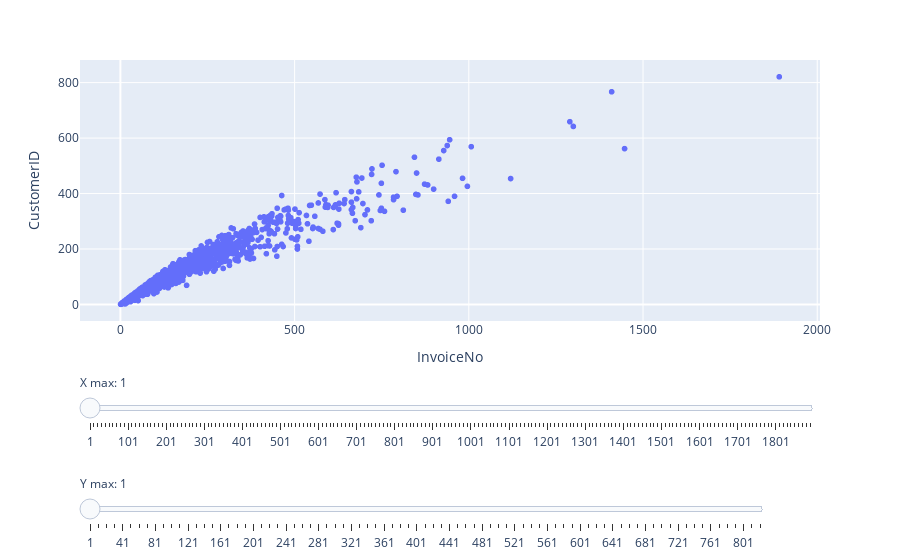

Notebook code for this chart:
### Code cell
# Basic interactive scatter plot
fig = px.scatter(
    products,        # your DataFrame
    x="InvoiceNo",      # column for x-axis
    y="CustomerID",      # column for y-axis
    # color="Country",  # optional: color by category
    # size="size_column",       # optional: marker size
    # hover_data=["col1", "col2"],  # optional: extra info on hover
    # title="Your Plot Title"       # optional: chart title
)

# X-axis slider (horizontal, bottom)
x_slider = dict(
    active=0,
    currentvalue={"prefix": "X max: "},
    pad={"t": 50},
    x=0,   # horizontal position
    y=0,     # vertical position
    steps=[
        {"label": str(i),
         "method": "relayout",
         "args": [{"xaxis.range": [0, i]}]}
        for i in range(int(products["InvoiceNo"].min()), int(products["InvoiceNo"].max())+1, 10)
    ]
)
# Y-axis slider (vertical, next to y-axis)
y_slider = dict(
    active=0,
    currentvalue={"prefix": "Y max: "},
    pad={"r": 50},   # right padding
    x=0,             # position next to Y-axis
    y=-0.5,           # vertical center
    
    steps=[
        {"label": str(i),
         "method": "relayout",
         "args": [{"yaxis.range": [0, i]}]}
        for i in range(int(products["CustomerID"].min()), int(products["CustomerID"].max())+1, 10)
    ]
)

# Add sliders for X and Y axis ranges
fig.update_layout(sliders=[x_slider, y_slider])

fig.show()

### Figure 1 — Plotly figure (JSON) as saved in the notebook; plotly's stock layout.template omitted (floating-point values rounded to 4 significant figures; data arrays with more than 128 entries replaced by an {"elided": "..."} marker saying what was removed)
{"data": [{"hovertemplate": "InvoiceNo=%{x}<br>CustomerID=%{y}<extra></extra>", "legendgroup": "", "marker": {"color": "#636efa", "symbol": "circle"}, "mode": "markers", "name": "", "showlegend": false, "type": "scattergl", "x": {"elided": "3620 int values"}, "xaxis": "x", "y": {"elided": "3620 int values"}, "yaxis": "y"}], "layout": {"legend": {"tracegroupgap": 0}, "margin": {"t": 60}, "sliders": [{"active": 0, "currentvalue": {"prefix": "X max: "}, "pad": {"t": 50}, "steps": [{"args": [{"xaxis.range": [0, 1]}], "label": "1", "method": "relayout"}, {"args": [{"xaxis.range": [0, 11]}], "label": "11", "method": "relayout"}, {"args": [{"xaxis.range": [0, 21]}], "label": "21", "method": "relayout"}, {"args": [{"xaxis.range": [0, 31]}], "label": "31", "method": "relayout"}, {"args": [{"xaxis.range": [0, 41]}], "label": "41", "method": "relayout"}, {"args": [{"xaxis.range": [0, 51]}], "label": "51", "method": "relayout"}, {"args": [{"xaxis.range": [0, 61]}], "label": "61", "method": "relayout"}, {"args": [{"xaxis.range": [0, 71]}], "label": "71", "method": "relayout"}, {"args": [{"xaxis.range": [0, 81]}], "label": "81", "method": "relayout"}, {"args": [{"xaxis.range": [0, 91]}], "label": "91", "method": "relayout"}, {"args": [{"xaxis.range": [0, 101]}], "label": "101", "method": "relayout"}, {"args": [{"xaxis.range": [0, 111]}], "label": "111", "method": "relayout"}, {"args": [{"xaxis.range": [0, 121]}], "label": "121", "method": "relayout"}, {"args": [{"xaxis.range": [0, 131]}], "label": "131", "method": "relayout"}, {"args": [{"xaxis.range": [0, 141]}], "label": "141", "method": "relayout"}, {"args": [{"xaxis.range": [0, 151]}], "label": "151", "method": "relayout"}, {"args": [{"xaxis.range": [0, 161]}], "label": "161", "method": "relayout"}, {"args": [{"xaxis.range": [0, 171]}], "label": "171", "method": "relayout"}, {"args": [{"xaxis.range": [0, 181]}], "label": "181", "method": "relayout"}, {"args": [{"xaxis.range": [0, 191]}], "label": "191", "method": "relayout"}, {"args": [{"xaxis.range": [0, 201]}], "label": "201", "method": "relayout"}, {"args": [{"xaxis.range": [0, 211]}], "label": "211", "method": "relayout"}, {"args": [{"xaxis.range": [0, 221]}], "label": "221", "method": "relayout"}, {"args": [{"xaxis.range": [0, 231]}], "label": "231", "method": "relayout"}, {"args": [{"xaxis.range": [0, 241]}], "label": "241", "method": "relayout"}, {"args": [{"xaxis.range": [0, 251]}], "label": "251", "method": "relayout"}, {"args": [{"xaxis.range": [0, 261]}], "label": "261", "method": "relayout"}, {"args": [{"xaxis.range": [0, 271]}], "label": "271", "method": "relayout"}, {"args": [{"xaxis.range": [0, 281]}], "label": "281", "method": "relayout"}, {"args": [{"xaxis.range": [0, 291]}], "label": "291", "method": "relayout"}, {"args": [{"xaxis.range": [0, 301]}], "label": "301", "method": "relayout"}, {"args": [{"xaxis.range": [0, 311]}], "label": "311", "method": "relayout"}, {"args": [{"xaxis.range": [0, 321]}], "label": "321", "method": "relayout"}, {"args": [{"xaxis.range": [0, 331]}], "label": "331", "method": "relayout"}, {"args": [{"xaxis.range": [0, 341]}], "label": "341", "method": "relayout"}, {"args": [{"xaxis.range": [0, 351]}], "label": "351", "method": "relayout"}, {"args": [{"xaxis.range": [0, 361]}], "label": "361", "method": "relayout"}, {"args": [{"xaxis.range": [0, 371]}], "label": "371", "method": "relayout"}, {"args": [{"xaxis.range": [0, 381]}], "label": "381", "method": "relayout"}, {"args": [{"xaxis.range": [0, 391]}], "label": "391", "method": "relayout"}, {"args": [{"xaxis.range": [0, 401]}], "label": "401", "method": "relayout"}, {"args": [{"xaxis.range": [0, 411]}], "label": "411", "method": "relayout"}, {"args": [{"xaxis.range": [0, 421]}], "label": "421", "method": "relayout"}, {"args": [{"xaxis.range": [0, 431]}], "label": "431", "method": "relayout"}, {"args": [{"xaxis.range": [0, 441]}], "label": "441", "method": "relayout"}, {"args": [{"xaxis.range": [0, 451]}], "label": "451", "method": "relayout"}, {"args": [{"xaxis.range": [0, 461]}], "label": "461", "method": "relayout"}, {"args": [{"xaxis.range": [0, 471]}], "label": "471", "method": "relayout"}, {"args": [{"xaxis.range": [0, 481]}], "label": "481", "method": "relayout"}, {"args": [{"xaxis.range": [0, 491]}], "label": "491", "method": "relayout"}, {"args": [{"xaxis.range": [0, 501]}], "label": "501", "method": "relayout"}, {"args": [{"xaxis.range": [0, 511]}], "label": "511", "method": "relayout"}, {"args": [{"xaxis.range": [0, 521]}], "label": "521", "method": "relayout"}, {"args": [{"xaxis.range": [0, 531]}], "label": "531", "method": "relayout"}, {"args": [{"xaxis.range": [0, 541]}], "label": "541", "method": "relayout"}, {"args": [{"xaxis.range": [0, 551]}], "label": "551", "method": "relayout"}, {"args": [{"xaxis.range": [0, 561]}], "label": "561", "method": "relayout"}, {"args": [{"xaxis.range": [0, 571]}], "label": "571", "method": "relayout"}, {"args": [{"xaxis.range": [0, 581]}], "label": "581", "method": "relayout"}, {"args": [{"xaxis.range": [0, 591]}], "label": "591", "method": "relayout"}, {"args": [{"xaxis.range": [0, 601]}], "label": "601", "method": "relayout"}, {"args": [{"xaxis.range": [0, 611]}], "label": "611", "method": "relayout"}, {"args": [{"xaxis.range": [0, 621]}], "label": "621", "method": "relayout"}, {"args": [{"xaxis.range": [0, 631]}], "label": "631", "method": "relayout"}, {"args": [{"xaxis.range": [0, 641]}], "label": "641", "method": "relayout"}, {"args": [{"xaxis.range": [0, 651]}], "label": "651", "method": "relayout"}, {"args": [{"xaxis.range": [0, 661]}], "label": "661", "method": "relayout"}, {"args": [{"xaxis.range": [0, 671]}], "label": "671", "method": "relayout"}, {"args": [{"xaxis.range": [0, 681]}], "label": "681", "method": "relayout"}, {"args": [{"xaxis.range": [0, 691]}], "label": "691", "method": "relayout"}, {"args": [{"xaxis.range": [0, 701]}], "label": "701", "method": "relayout"}, {"args": [{"xaxis.range": [0, 711]}], "label": "711", "method": "relayout"}, {"args": [{"xaxis.range": [0, 721]}], "label": "721", "method": "relayout"}, {"args": [{"xaxis.range": [0, 731]}], "label": "731", "method": "relayout"}, {"args": [{"xaxis.range": [0, 741]}], "label": "741", "method": "relayout"}, {"args": [{"xaxis.range": [0, 751]}], "label": "751", "method": "relayout"}, {"args": [{"xaxis.range": [0, 761]}], "label": "761", "method": "relayout"}, {"args": [{"xaxis.range": [0, 771]}], "label": "771", "method": "relayout"}, {"args": [{"xaxis.range": [0, 781]}], "label": "781", "method": "relayout"}, {"args": [{"xaxis.range": [0, 791]}], "label": "791", "method": "relayout"}, {"args": [{"xaxis.range": [0, 801]}], "label": "801", "method": "relayout"}, {"args": [{"xaxis.range": [0, 811]}], "label": "811", "method": "relayout"}, {"args": [{"xaxis.range": [0, 821]}], "label": "821", "method": "relayout"}, {"args": [{"xaxis.range": [0, 831]}], "label": "831", "method": "relayout"}, {"args": [{"xaxis.range": [0, 841]}], "label": "841", "method": "relayout"}, {"args": [{"xaxis.range": [0, 851]}], "label": "851", "method": "relayout"}, {"args": [{"xaxis.range": [0, 861]}], "label": "861", "method": "relayout"}, {"args": [{"xaxis.range": [0, 871]}], "label": "871", "method": "relayout"}, {"args": [{"xaxis.range": [0, 881]}], "label": "881", "method": "relayout"}, {"args": [{"xaxis.range": [0, 891]}], "label": "891", "method": "relayout"}, {"args": [{"xaxis.range": [0, 901]}], "label": "901", "method": "relayout"}, {"args": [{"xaxis.range": [0, 911]}], "label": "911", "method": "relayout"}, {"args": [{"xaxis.range": [0, 921]}], "label": "921", "method": "relayout"}, {"args": [{"xaxis.range": [0, 931]}], "label": "931", "method": "relayout"}, {"args": [{"xaxis.range": [0, 941]}], "label": "941", "method": "relayout"}, {"args": [{"xaxis.range": [0, 951]}], "label": "951", "method": "relayout"}, {"args": [{"xaxis.range": [0, 961]}], "label": "961", "method": "relayout"}, {"args": [{"xaxis.range": [0, 971]}], "label": "971", "method": "relayout"}, {"args": [{"xaxis.range": [0, 981]}], "label": "981", "method": "relayout"}, {"args": [{"xaxis.range": [0, 991]}], "label": "991", "method": "relayout"}, {"args": [{"xaxis.range": [0, 1001]}], "label": "1001", "method": "relayout"}, {"args": [{"xaxis.range": [0, 1011]}], "label": "1011", "method": "relayout"}, {"args": [{"xaxis.range": [0, 1021]}], "label": "1021", "method": "relayout"}, {"args": [{"xaxis.range": [0, 1031]}], "label": "1031", "method": "relayout"}, {"args": [{"xaxis.range": [0, 1041]}], "label": "1041", "method": "relayout"}, {"args": [{"xaxis.range": [0, 1051]}], "label": "1051", "method": "relayout"}, {"args": [{"xaxis.range": [0, 1061]}], "label": "1061", "method": "relayout"}, {"args": [{"xaxis.range": [0, 1071]}], "label": "1071", "method": "relayout"}, {"args": [{"xaxis.range": [0, 1081]}], "label": "1081", "method": "relayout"}, {"args": [{"xaxis.range": [0, 1091]}], "label": "1091", "method": "relayout"}, {"args": [{"xaxis.range": [0, 1101]}], "label": "1101", "method": "relayout"}, {"args": [{"xaxis.range": [0, 1111]}], "label": "1111", "method": "relayout"}, {"args": [{"xaxis.range": [0, 1121]}], "label": "1121", "method": "relayout"}, {"args": [{"xaxis.range": [0, 1131]}], "label": "1131", "method": "relayout"}, {"args": [{"xaxis.range": [0, 1141]}], "label": "1141", "method": "relayout"}, {"args": [{"xaxis.range": [0, 1151]}], "label": "1151", "method": "relayout"}, {"args": [{"xaxis.range": [0, 1161]}], "label": "1161", "method": "relayout"}, {"args": [{"xaxis.range": [0, 1171]}], "label": "1171", "method": "relayout"}, {"args": [{"xaxis.range": [0, 1181]}], "label": "1181", "method": "relayout"}, {"args": [{"xaxis.range": [0, 1191]}], "label": "1191", "method": "relayout"}, {"args": [{"xaxis.range": [0, 1201]}], "label": "1201", "method": "relayout"}, {"args": [{"xaxis.range": [0, 1211]}], "label": "1211", "method": "relayout"}, {"args": [{"xaxis.range": [0, 1221]}], "label": "1221", "method": "relayout"}, {"args": [{"xaxis.range": [0, 1231]}], "label": "1231", "method": "relayout"}, {"args": [{"xaxis.range": [0, 1241]}], "label": "1241", "method": "relayout"}, {"args": [{"xaxis.range": [0, 1251]}], "label": "1251", "method": "relayout"}, {"args": [{"xaxis.range": [0, 1261]}], "label": "1261", "method": "relayout"}, {"args": [{"xaxis.range": [0, 1271]}], "label": "1271", "method": "relayout"}, {"args": [{"xaxis.range": [0, 1281]}], "label": "1281", "method": "relayout"}, {"args": [{"xaxis.range": [0, 1291]}], "label": "1291", "method": "relayout"}, {"args": [{"xaxis.range": [0, 1301]}], "label": "1301", "method": "relayout"}, {"args": [{"xaxis.range": [0, 1311]}], "label": "1311", "method": "relayout"}, {"args": [{"xaxis.range": [0, 1321]}], "label": "1321", "method": "relayout"}, {"args": [{"xaxis.range": [0, 1331]}], "label": "1331", "method": "relayout"}, {"args": [{"xaxis.range": [0, 1341]}], "label": "1341", "method": "relayout"}, {"args": [{"xaxis.range": [0, 1351]}], "label": "1351", "method": "relayout"}, {"args": [{"xaxis.range": [0, 1361]}], "label": "1361", "method": "relayout"}, {"args": [{"xaxis.range": [0, 1371]}], "label": "1371", "method": "relayout"}, {"args": [{"xaxis.range": [0, 1381]}], "label": "1381", "method": "relayout"}, {"args": [{"xaxis.range": [0, 1391]}], "label": "1391", "method": "relayout"}, {"args": [{"xaxis.range": [0, 1401]}], "label": "1401", "method": "relayout"}, {"args": [{"xaxis.range": [0, 1411]}], "label": "1411", "method": "relayout"}, {"args": [{"xaxis.range": [0, 1421]}], "label": "1421", "method": "relayout"}, {"args": [{"xaxis.range": [0, 1431]}], "label": "1431", "method": "relayout"}, {"args": [{"xaxis.range": [0, 1441]}], "label": "1441", "method": "relayout"}, {"args": [{"xaxis.range": [0, 1451]}], "label": "1451", "method": "relayout"}, {"args": [{"xaxis.range": [0, 1461]}], "label": "1461", "method": "relayout"}, {"args": [{"xaxis.range": [0, 1471]}], "label": "1471", "method": "relayout"}, {"args": [{"xaxis.range": [0, 1481]}], "label": "1481", "method": "relayout"}, {"args": [{"xaxis.range": [0, 1491]}], "label": "1491", "method": "relayout"}, {"args": [{"xaxis.range": [0, 1501]}], "label": "1501", "method": "relayout"}, {"args": [{"xaxis.range": [0, 1511]}], "label": "1511", "method": "relayout"}, {"args": [{"xaxis.range": [0, 1521]}], "label": "1521", "method": "relayout"}, {"args": [{"xaxis.range": [0, 1531]}], "label": "1531", "method": "relayout"}, {"args": [{"xaxis.range": [0, 1541]}], "label": "1541", "method": "relayout"}, {"args": [{"xaxis.range": [0, 1551]}], "label": "1551", "method": "relayout"}, {"args": [{"xaxis.range": [0, 1561]}], "label": "1561", "method": "relayout"}, {"args": [{"xaxis.range": [0, 1571]}], "label": "1571", "method": "relayout"}, {"args": [{"xaxis.range": [0, 1581]}], "label": "1581", "method": "relayout"}, {"args": [{"xaxis.range": [0, 1591]}], "label": "1591", "method": "relayout"}, {"args": [{"xaxis.range": [0, 1601]}], "label": "1601", "method": "relayout"}, {"args": [{"xaxis.range": [0, 1611]}], "label": "1611", "method": "relayout"}, {"args": [{"xaxis.range": [0, 1621]}], "label": "1621", "method": "relayout"}, {"args": [{"xaxis.range": [0, 1631]}], "label": "1631", "method": "relayout"}, {"args": [{"xaxis.range": [0, 1641]}], "label": "1641", "method": "relayout"}, {"args": [{"xaxis.range": [0, 1651]}], "label": "1651", "method": "relayout"}, {"args": [{"xaxis.range": [0, 1661]}], "label": "1661", "method": "relayout"}, {"args": [{"xaxis.range": [0, 1671]}], "label": "1671", "method": "relayout"}, {"args": [{"xaxis.range": [0, 1681]}], "label": "1681", "method": "relayout"}, {"args": [{"xaxis.range": [0, 1691]}], "label": "1691", "method": "relayout"}, {"args": [{"xaxis.range": [0, 1701]}], "label": "1701", "method": "relayout"}, {"args": [{"xaxis.range": [0, 1711]}], "label": "1711", "method": "relayout"}, {"args": [{"xaxis.range": [0, 1721]}], "label": "1721", "method": "relayout"}, {"args": [{"xaxis.range": [0, 1731]}], "label": "1731", "method": "relayout"}, {"args": [{"xaxis.range": [0, 1741]}], "label": "1741", "method": "relayout"}, {"args": [{"xaxis.range": [0, 1751]}], "label": "1751", "method": "relayout"}, {"args": [{"xaxis.range": [0, 1761]}], "label": "1761", "method": "relayout"}, {"args": [{"xaxis.range": [0, 1771]}], "label": "1771", "method": "relayout"}, {"args": [{"xaxis.range": [0, 1781]}], "label": "1781", "method": "relayout"}, {"args": [{"xaxis.range": [0, 1791]}], "label": "1791", "method": "relayout"}, {"args": [{"xaxis.range": [0, 1801]}], "label": "1801", "method": "relayout"}, {"args": [{"xaxis.range": [0, 1811]}], "label": "1811", "method": "relayout"}, {"args": [{"xaxis.range": [0, 1821]}], "label": "1821", "method": "relayout"}, {"args": [{"xaxis.range": [0, 1831]}], "label": "1831", "method": "relayout"}, {"args": [{"xaxis.range": [0, 1841]}], "label": "1841", "method": "relayout"}, {"args": [{"xaxis.range": [0, 1851]}], "label": "1851", "method": "relayout"}, {"args": [{"xaxis.range": [0, 1861]}], "label": "1861", "method": "relayout"}, {"args": [{"xaxis.range": [0, 1871]}], "label": "1871", "method": "relayout"}, {"args": [{"xaxis.range": [0, 1881]}], "label": "1881", "method": "relayout"}, {"args": [{"xaxis.range": [0, 1891]}], "label": "1891", "method": "relayout"}], "x": 0, "y": 0}, {"active": 0, "currentvalue": {"prefix": "Y max: "}, "pad": {"r": 50}, "steps": [{"args": [{"yaxis.range": [0, 1]}], "label": "1", "method": "relayout"}, {"args": [{"yaxis.range": [0, 11]}], "label": "11", "method": "relayout"}, {"args": [{"yaxis.range": [0, 21]}], "label": "21", "method": "relayout"}, {"args": [{"yaxis.range": [0, 31]}], "label": "31", "method": "relayout"}, {"args": [{"yaxis.range": [0, 41]}], "label": "41", "method": "relayout"}, {"args": [{"yaxis.range": [0, 51]}], "label": "51", "method": "relayout"}, {"args": [{"yaxis.range": [0, 61]}], "label": "61", "method": "relayout"}, {"args": [{"yaxis.range": [0, 71]}], "label": "71", "method": "relayout"}, {"args": [{"yaxis.range": [0, 81]}], "label": "81", "method": "relayout"}, {"args": [{"yaxis.range": [0, 91]}], "label": "91", "method": "relayout"}, {"args": [{"yaxis.range": [0, 101]}], "label": "101", "method": "relayout"}, {"args": [{"yaxis.range": [0, 111]}], "label": "111", "method": "relayout"}, {"args": [{"yaxis.range": [0, 121]}], "label": "121", "method": "relayout"}, {"args": [{"yaxis.range": [0, 131]}], "label": "131", "method": "relayout"}, {"args": [{"yaxis.range": [0, 141]}], "label": "141", "method": "relayout"}, {"args": [{"yaxis.range": [0, 151]}], "label": "151", "method": "relayout"}, {"args": [{"yaxis.range": [0, 161]}], "label": "161", "method": "relayout"}, {"args": [{"yaxis.range": [0, 171]}], "label": "171", "method": "relayout"}, {"args": [{"yaxis.range": [0, 181]}], "label": "181", "method": "relayout"}, {"args": [{"yaxis.range": [0, 191]}], "label": "191", "method": "relayout"}, {"args": [{"yaxis.range": [0, 201]}], "label": "201", "method": "relayout"}, {"args": [{"yaxis.range": [0, 211]}], "label": "211", "method": "relayout"}, {"args": [{"yaxis.range": [0, 221]}], "label": "221", "method": "relayout"}, {"args": [{"yaxis.range": [0, 231]}], "label": "231", "method": "relayout"}, {"args": [{"yaxis.range": [0, 241]}], "label": "241", "method": "relayout"}, {"args": [{"yaxis.range": [0, 251]}], "label": "251", "method": "relayout"}, {"args": [{"yaxis.range": [0, 261]}], "label": "261", "method": "relayout"}, {"args": [{"yaxis.range": [0, 271]}], "label": "271", "method": "relayout"}, {"args": [{"yaxis.range": [0, 281]}], "label": "281", "method": "relayout"}, {"args": [{"yaxis.range": [0, 291]}], "label": "291", "method": "relayout"}, {"args": [{"yaxis.range": [0, 301]}], "label": "301", "method": "relayout"}, {"args": [{"yaxis.range": [0, 311]}], "label": "311", "method": "relayout"}, {"args": [{"yaxis.range": [0, 321]}], "label": "321", "method": "relayout"}, {"args": [{"yaxis.range": [0, 331]}], "label": "331", "method": "relayout"}, {"args": [{"yaxis.range": [0, 341]}], "label": "341", "method": "relayout"}, {"args": [{"yaxis.range": [0, 351]}], "label": "351", "method": "relayout"}, {"args": [{"yaxis.range": [0, 361]}], "label": "361", "method": "relayout"}, {"args": [{"yaxis.range": [0, 371]}], "label": "371", "method": "relayout"}, {"args": [{"yaxis.range": [0, 381]}], "label": "381", "method": "relayout"}, {"args": [{"yaxis.range": [0, 391]}], "label": "391", "method": "relayout"}, {"args": [{"yaxis.range": [0, 401]}], "label": "401", "method": "relayout"}, {"args": [{"yaxis.range": [0, 411]}], "label": "411", "method": "relayout"}, {"args": [{"yaxis.range": [0, 421]}], "label": "421", "method": "relayout"}, {"args": [{"yaxis.range": [0, 431]}], "label": "431", "method": "relayout"}, {"args": [{"yaxis.range": [0, 441]}], "label": "441", "method": "relayout"}, {"args": [{"yaxis.range": [0, 451]}], "label": "451", "method": "relayout"}, {"args": [{"yaxis.range": [0, 461]}], "label": "461", "method": "relayout"}, {"args": [{"yaxis.range": [0, 471]}], "label": "471", "method": "relayout"}, {"args": [{"yaxis.range": [0, 481]}], "label": "481", "method": "relayout"}, {"args": [{"yaxis.range": [0, 491]}], "label": "491", "method": "relayout"}, {"args": [{"yaxis.range": [0, 501]}], "label": "501", "method": "relayout"}, {"args": [{"yaxis.range": [0, 511]}], "label": "511", "method": "relayout"}, {"args": [{"yaxis.range": [0, 521]}], "label": "521", "method": "relayout"}, {"args": [{"yaxis.range": [0, 531]}], "label": "531", "method": "relayout"}, {"args": [{"yaxis.range": [0, 541]}], "label": "541", "method": "relayout"}, {"args": [{"yaxis.range": [0, 551]}], "label": "551", "method": "relayout"}, {"args": [{"yaxis.range": [0, 561]}], "label": "561", "method": "relayout"}, {"args": [{"yaxis.range": [0, 571]}], "label": "571", "method": "relayout"}, {"args": [{"yaxis.range": [0, 581]}], "label": "581", "method": "relayout"}, {"args": [{"yaxis.range": [0, 591]}], "label": "591", "method": "relayout"}, {"args": [{"yaxis.range": [0, 601]}], "label": "601", "method": "relayout"}, {"args": [{"yaxis.range": [0, 611]}], "label": "611", "method": "relayout"}, {"args": [{"yaxis.range": [0, 621]}], "label": "621", "method": "relayout"}, {"args": [{"yaxis.range": [0, 631]}], "label": "631", "method": "relayout"}, {"args": [{"yaxis.range": [0, 641]}], "label": "641", "method": "relayout"}, {"args": [{"yaxis.range": [0, 651]}], "label": "651", "method": "relayout"}, {"args": [{"yaxis.range": [0, 661]}], "label": "661", "method": "relayout"}, {"args": [{"yaxis.range": [0, 671]}], "label": "671", "method": "relayout"}, {"args": [{"yaxis.range": [0, 681]}], "label": "681", "method": "relayout"}, {"args": [{"yaxis.range": [0, 691]}], "label": "691", "method": "relayout"}, {"args": [{"yaxis.range": [0, 701]}], "label": "701", "method": "relayout"}, {"args": [{"yaxis.range": [0, 711]}], "label": "711", "method": "relayout"}, {"args": [{"yaxis.range": [0, 721]}], "label": "721", "method": "relayout"}, {"args": [{"yaxis.range": [0, 731]}], "label": "731", "method": "relayout"}, {"args": [{"yaxis.range": [0, 741]}], "label": "741", "method": "relayout"}, {"args": [{"yaxis.range": [0, 751]}], "label": "751", "method": "relayout"}, {"args": [{"yaxis.range": [0, 761]}], "label": "761", "method": "relayout"}, {"args": [{"yaxis.range": [0, 771]}], "label": "771", "method": "relayout"}, {"args": [{"yaxis.range": [0, 781]}], "label": "781", "method": "relayout"}, {"args": [{"yaxis.range": [0, 791]}], "label": "791", "method": "relayout"}, {"args": [{"yaxis.range": [0, 801]}], "label": "801", "method": "relayout"}, {"args": [{"yaxis.range": [0, 811]}], "label": "811", "method": "relayout"}, {"args": [{"yaxis.range": [0, 821]}], "label": "821", "method": "relayout"}], "x": 0, "y": -0.5}], "xaxis": {"anchor": "y", "domain": [0, 1], "title": {"text": "InvoiceNo"}}, "yaxis": {"anchor": "x", "domain": [0, 1], "title": {"text": "CustomerID"}}}}
